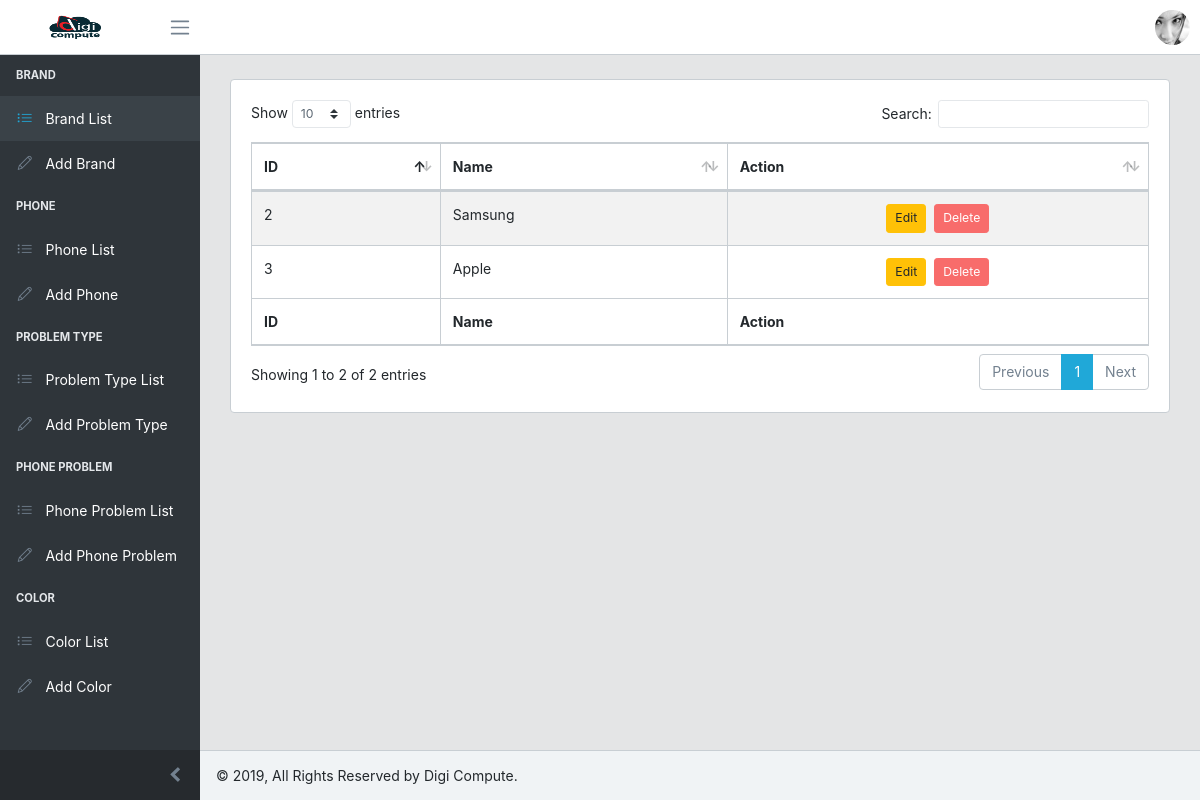
Page /dashboard/brands/ (signed in) on the committed database.
### repair/models.py (models this page shows, shortened)
class Brand(models.Model):
    name = models.CharField(max_length=200, unique=True)

### repair/views.py (the view)
# urls.py: path('dashboard/brands/', views.DashboardBrandListView.as_view(), name='dashboard_brand_list'),
class DashboardBrandListView(ListView):
    model = Brand
    template_name = 'repair/dashboard_brand_list.html'

### repair/templates/repair/dashboard_brand_list.html (shortened to what this page needs)
{% extends 'admin_base.html' %}
{% load static %}
{% block content %}
    <div class="card mt-4">
        <div class="card-body">
            <table id="example" class="table table-striped table-bordered" style="width:100%">
        <thead>
            <tr>
                <th>ID</th>
                <th>Name</th>
                <th>Action</th>
            </tr>
        </thead>
        <tbody>
            {% for brand in object_list %}
            <tr>
                <td>{{ brand.id }}</td>
                <td>{{ brand.name }}</td>
                <td class="text-center"><form action="{% url 'repair:brand_delete' pk=brand.id %}" method="POST">{% csrf_token %}<a href="{% url 'repair:brand_edit' pk=brand.id %}" class="btn btn-sm btn-warning mr-2">Edit</a><button class="btn btn-sm btn-danger confirm-delete">Delete</button></form></td>
            </tr>
            {% endfor %}
        </tbody>
        <tfoot>
            <tr>
                <th>ID</th>
                <th>Name</th>
                <th>Action</th>
            </tr>
        </tfoot>
    </table>
        </div>
    </div>
{% endblock %}

### rows in the picture
Brand: id "2", name "Samsung"
Brand: id "3", name "Apple"
